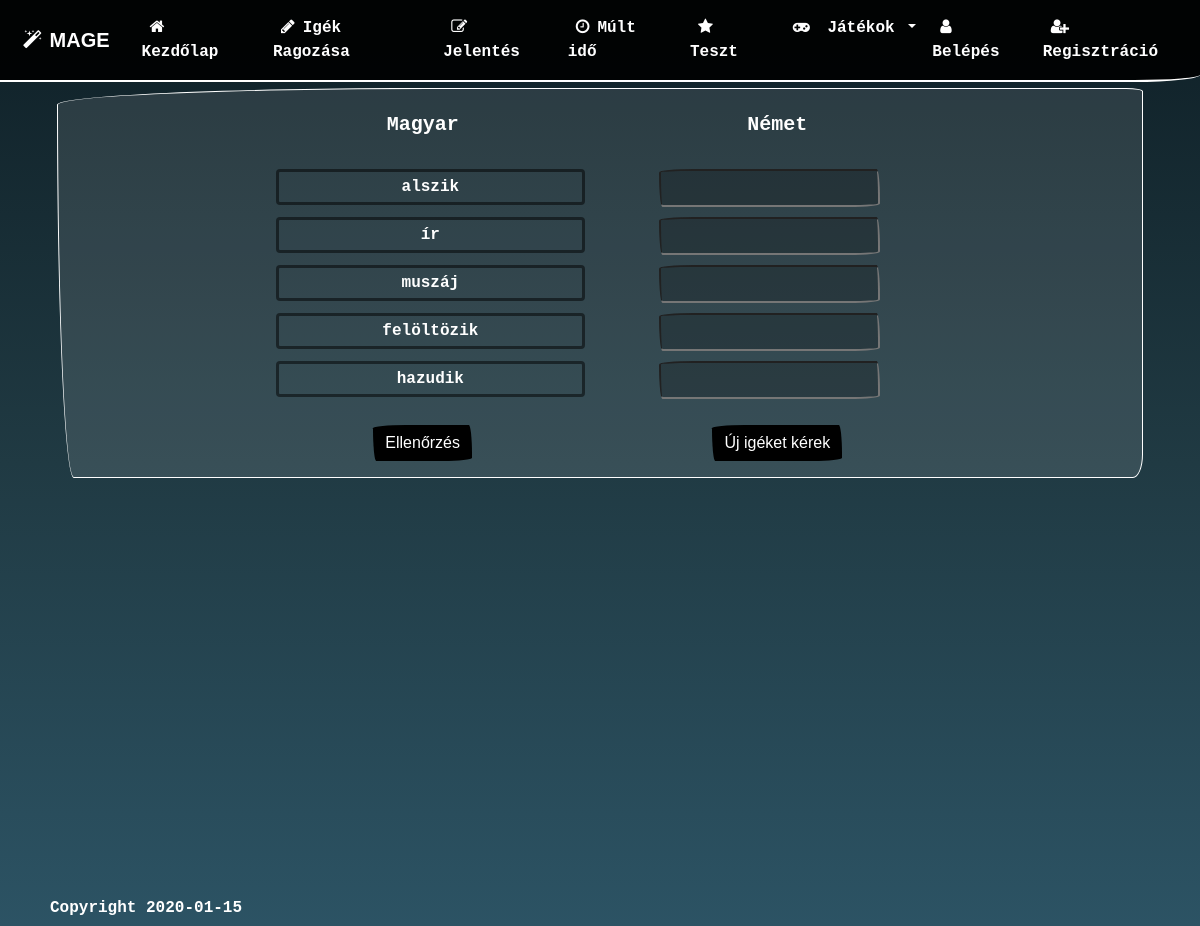
The page /pages/meaning.php on the database its author committed.
### tables this page shows
CREATE TABLE `allverbs` (
  `verb_id` int(11) NOT NULL,
  `infinitive` varchar(256) NOT NULL,
  `ich` varchar(256) NOT NULL,
  `du` varchar(256) NOT NULL,
  `ese` varchar(256) NOT NULL,
  `wir` varchar(256) NOT NULL,
  `ihr` varchar(256) NOT NULL,
  `sie` varchar(256) NOT NULL,
  `prateritum` varchar(256) NOT NULL,
  `auxiliary` varchar(256) NOT NULL,
  `perfekt` varchar(256) NOT NULL,
  `hun` varchar(256) NOT NULL,
  `modalverb` tinyint(1) DEFAULT NULL,
  `reflexive` tinyint(1) DEFAULT NULL,
  `simple` tinyint(1) DEFAULT NULL
);

### includes/classAutoload.inc.php (called while the page is built, shortened)
<?php
	function myAutoLoader($className){
		$url =$_SERVER['HTTP_HOST'].$_SERVER['REQUEST_URI'];
		if (strpos($url, 'includes') !== false) {
			$path ='../classes/';
		}else{
			$path = "../classes/";
		}
		$extension = ".class.php";
		$fullPath = $path . $className . $extension;
	}

### includes/everyIncHasIt.inc.php (called while the page is built, shortened)
<?php
        require_once 'classAutoload.inc.php';
	$db = new Database();

### classes/Database.class.php (called while the page is built, shortened)
<?php
class Database extends Tools{
    protected $conn;
    private function OpenConnection(){
        $this->serverName = "localhost";
        $this->userName = "root";
        $this->password = "";
        $this->dbName = "mydatabase";
        $this->charset = "utf8";
        $this->conn = new mysqli($this->serverName, $this->userName, $this->password, $this->dbName);
        $this->conn->set_charset($this->charset);
    }
public function Query($sql){
            if ($result = $this->conn->query($sql)) {
                if ($result->num_rows) {
                while ($row = $result->fetch_all(MYSQLI_NUM)) {
                    return $row;
                 }
                }else{
                    return 0;
                }
            }else{
                return 0;
            }
    }
}
?>

### classes/Tools.class.php (called while the page is built, shortened)
<?php
class Tools{
    public static function RandomNumbers($inputLength, $returnLength){
       $myarray = array();
       $max = $inputLength;
       $szam = rand(1,$max);
       array_push($myarray, $szam);
       $megy = true;
       while ($megy) {
           $szam1 = rand(1, $max);
           $szamol = 0;
          for($j = 0; $j<count($myarray); $j++){
              if ($szam1 == $myarray[$j]) {
                  $szamol++;
              }
          }
          if ($szamol == 0) {
              array_push($myarray, $szam1);
          }else{
              $megy = true;
          }
          if (count($myarray) == $returnLength) {
              $megy = false;
              break;
          }
       }
       return $myarray;
  }
}

### includes/meaning.inc.php (the view)
<?php
require_once 'everyIncHasIt.inc.php';
function Table(){
    global $db;
$sql = "SELECT `hun`, `infinitive` FROM `allverbs`;";
$table = $db->Query($sql);
$ranNum = Tools::RandomNumbers(count($table),5);
             for ($index = 0; $index < count($ranNum); $index++) {
                  echo '<div class="row mx-2">
                            <div class="col">
                            </div>
                            <div class="col-md-4">
                                <div class="myCenter hunVerbs">
                                    <div class="hungarian" data-value="'.$table[$ranNum[$index]-1][1].'">'.$table[$ranNum[$index]-1][0].'</div>
                                 </div>
                            </div>
                            <div class="col-md-4">
                                <div class="myCenter mx-2">
                                    <input type="text" class="answers mx-2"/>
                                </div>
                                <div class="myCenter">
                                    <span class="correct"></span>
                                </div>
                            </div>
                            <div class="col">
                            </div>
                        </div>';
             }
}
?>

### css/style.css (style rules this page uses)
html { height: 100%; }
body { height: 100%; margin: 0; background-size: cover; background-position: center; background-repeat: no-repeat; background-attachment: fixed; background: #0F2027; background: -webkit-linear-gradient(to top, #2C5364, #203A43, #0F2027); background: linear-gradient(to top, #2C5364, #203A43, #0F2027) fixed; color: white; font-weight: bold; }
* { font-family: "Lucida Console", Monaco, monospace }
input { background-color: rgba(0, 0, 0, 0.21); padding: 5px; color: white; }
.myCenter { display: flex; justify-content: center; }
.hunVerbs { border: 3px solid rgba(0, 0, 0, 0.5); border-radius: .25rem; padding: 3px; font-weight: bold; }

### rows shown on the page
allverbs: hun "alszik"
allverbs: hun "ír"
allverbs: hun "muszáj"
allverbs: hun "felöltözik"
allverbs: hun "hazudik"
